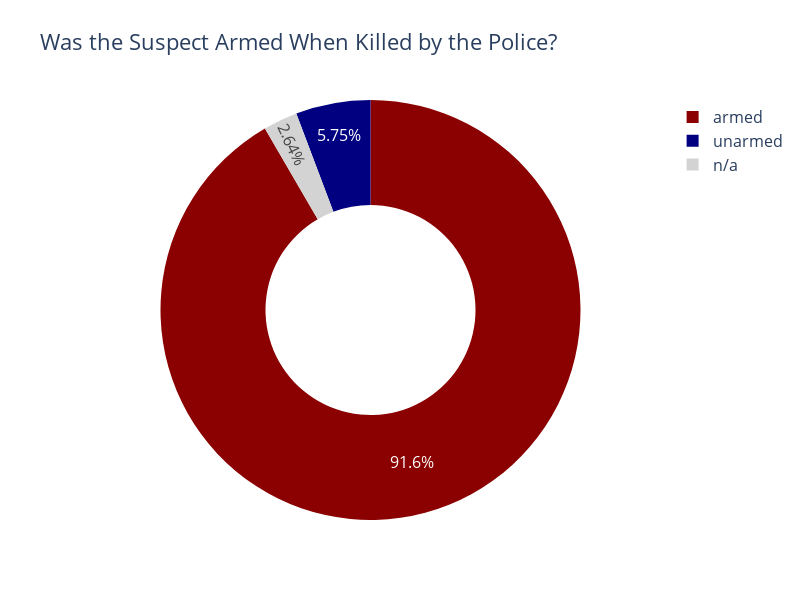

Notebook code cell kept with this figure:
### Code cell
fig = px.pie(df_fatalities_armed,
             values=df_fatalities_armed.values,
             names=df_fatalities_armed.index,
             color=df_fatalities_armed.index,
             title="Was the Suspect Armed When Killed by the Police?",
             width=800, height=600,
             hole=.5,
             color_discrete_map={"armed": "darkred", "unarmed": "navy", "n/a": "lightgrey"})

fig.update_layout(font={"size": 16})

fig.show()

### Figure 1 — Plotly figure (JSON) as saved in the notebook; plotly's stock layout.template omitted (floating-point values rounded to 4 significant figures)
{"data": [{"customdata": [["armed"], ["unarmed"], ["n/a"]], "domain": {"x": [0, 1], "y": [0, 1]}, "hole": 0.5, "hovertemplate": "armed=%{customdata[0]}<br>value=%{value}<extra></extra>", "labels": ["armed", "unarmed", "n/a"], "legendgroup": "", "marker": {"colors": ["darkred", "navy", "lightgrey"]}, "name": "", "showlegend": true, "type": "pie", "values": [7331, 460, 211]}], "layout": {"font": {"size": 16}, "height": 600, "legend": {"tracegroupgap": 0}, "title": {"text": "Was the Suspect Armed When Killed by the Police?"}, "width": 800}}
